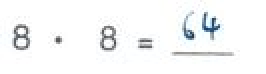
#> input picture testImages/class_a/equ31.JPG, 133 x 37 px, found by its file name (shown 2 times larger)
$ jupyter execute UnderstandEquation.ipynb
#> lines starting #> are read from the running program, lines starting #| are printed output that depends on the picture; after the words box and inside, x2 and y2 are one past the last pixel; in counts of white or black regions, pixels touching at a corner belong together
[cell 1]
import numpy as np
import matplotlib.pyplot as plt
import matplotlib.image as mpimg
import cv2
import math
import os

from imutils.object_detection import non_max_suppression

[cell 2]
# Helper functions

# get grayscale image
def get_grayscale(image):
    return cv2.cvtColor(image, cv2.COLOR_BGR2GRAY)

# noise removal
def remove_noise(image):
    return cv2.medianBlur(image,5)

#thresholding
def thresholding(image):
    return cv2.threshold(image, 0, 255, cv2.THRESH_BINARY + cv2.THRESH_OTSU)[1]

#dilation
def dilate(image):
    kernel = np.ones((3,3),np.uint8)
    return cv2.dilate(image, kernel, iterations = 1)

#erosion
def erode(image):
    kernel = np.ones((5,5),np.uint8)
    return cv2.erode(image, kernel, iterations = 1)

#opening - erosion followed by dilation
def opening(image):
    kernel = np.ones((5,5),np.uint8)
    return cv2.morphologyEx(image, cv2.MORPH_OPEN, kernel)

#canny edge detection
def canny(image):
    return cv2.Canny(image, 100, 200)

#skew correction
def deskew(image):
    coords = np.column_stack(np.where(image > 0))
    angle = cv2.minAreaRect(coords)[-1]
    if angle < -45 :
        angle = -(90 + angle)
    else:
        angle = -angle
    (h, w) = image.shape[:2]
    center = (w // 2, h // 2)
    M = cv2.getRotationMatrix2D(center, angle, 1.0)
    rotated = cv2.warpAffine(image, M, (w, h), flags=cv2.INTER_CUBIC, borderMode=cv2.BORDER_REPLICATE)
    return rotated

#template matching
def match_template(image, template):
    return cv2.matchTemplate(image, template, cv2.TM_CCOEFF_NORMED)

[cell 3]
# Read and preprocess image

#image = cv2.imread('testImages/class_a/e1.jpg')
#image = cv2.imread('testImages/class_a/equ1.jpg')
image = cv2.imread('testImages/class_a/equ31.jpg')
#> image is the input picture: shape (37, 133, 3); mean B, G, R 247.3, 246.8, 245.7
imageCopy = image.copy()
image = get_grayscale(image)
image = thresholding(image)
#> in thresholding, `return cv2.threshold(image, 0, 255, cv2.THRESH_BINARY + cv2.THRESH_OTS..`:
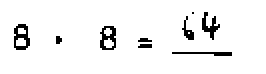
#> returned value: shape (37, 133) (shown 2 times larger); 94.6% white; black in thin lines or dots, all inside (x1, y1, x2, y2) = (7, 6, 116, 28)

# Plot equation image
plt.figure(figsize=(10,10))
plt.imshow(image, cmap='gray')

[cell 4]
# Read and preprocess template
template = cv2.imread('testImages/equalSignTemplate.jpg')
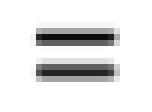
#> input picture testImages/equalSignTemplate.jpg, 152 x 112 px
#> template is the input picture: shape (112, 152, 3); min 12, max 255, mean 227.3
template = get_grayscale(template)
length = template.shape[1]
#> length = 152
width = template.shape[0]
#> width = 112

# Resize template
templateScale1 = cv2.resize(template, (15, 10))
templateScale2 = cv2.resize(template, (30, 20))
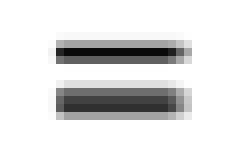
#> templateScale2: shape (20, 30) (shown 8 times larger); min 12, max 255, mean 224.7

# Plot templates
plt.figure(figsize=(10,10))
plt.imshow(templateScale1, cmap='gray')
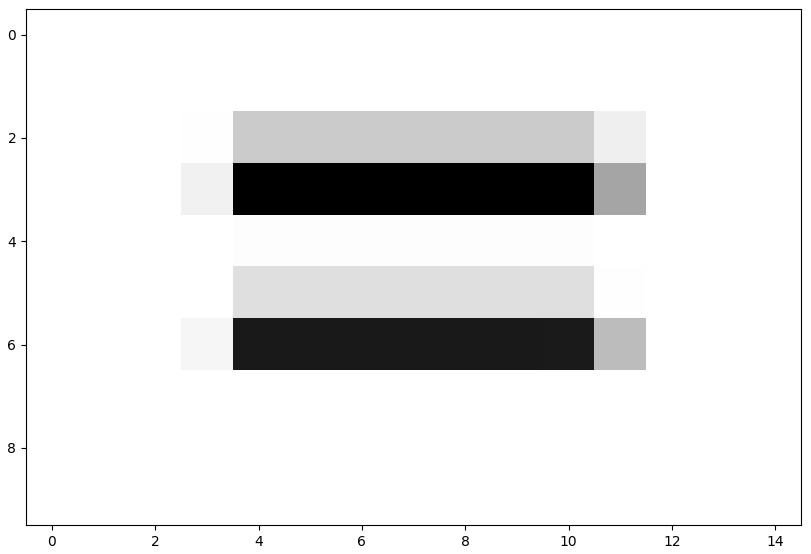
#> figure drawn by matplotlib, 1 panel

[cell 5]
# Template matching
match = match_template(image, templateScale1)
#> in match_template, `return cv2.matchTemplate(image, template, cv2.TM_CCOEFF_NORMED)`:
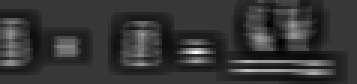
#> returned value: shape (28, 119) float32 (shown 3 times larger); min -0.226, max 0.806, mean -0.00604; drawn with min black and max white

# Get highes likelihood box
_minVal, _maxVal, minLoc, maxLoc = cv2.minMaxLoc(match, None)
#> minLoc = (89, 8); maxLoc = (65, 17)
xMax = maxLoc[0]
#> xMax = 65
yMax = maxLoc[1]
#> yMax = 17
H, W = templateScale1.shape[:2]
#> H = 10; W = 15
boxMax = (xMax, yMax, xMax + W, yMax + H)
#> boxMax = (65, 17, 80, 27)

# Print most likely matching box only
drawLikelyMatchOnImage = cv2.rectangle(imageCopy, (boxMax[0], boxMax[1]), (boxMax[2], boxMax[3]), (255, 0, 0), 3)
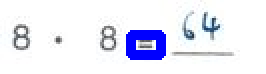
#> drawLikelyMatchOnImage: shape (37, 133, 3) (shown 2 times larger); mean B, G, R 247.4, 234.6, 233.6
